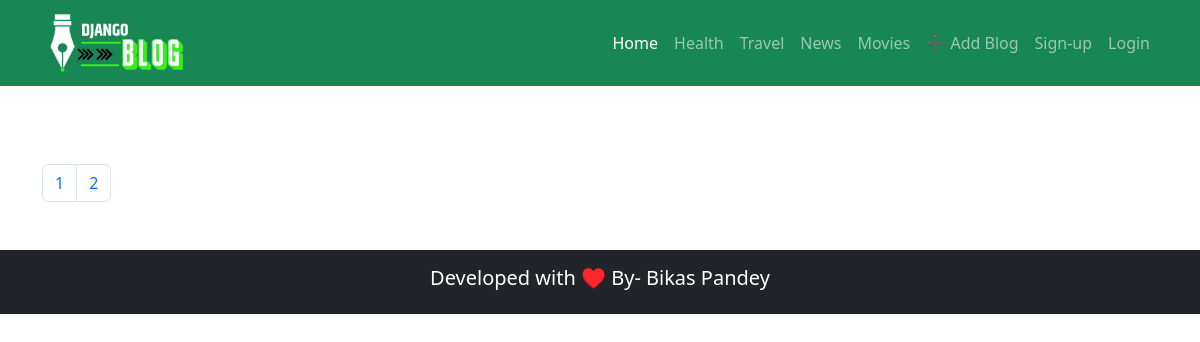
The page /movies on the database as committed earlier.
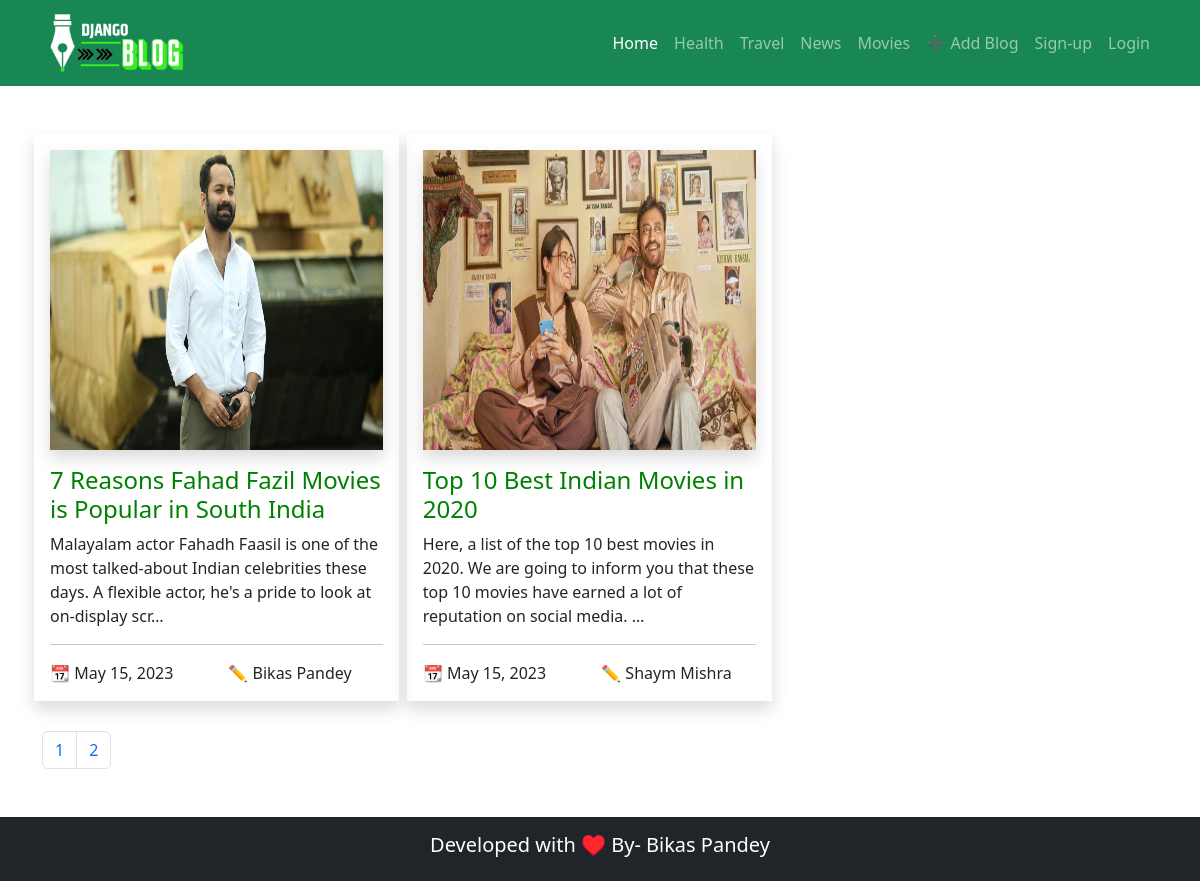
The same page on the database as committed later.
### home/models.py (models this page shows, shortened)
class Blog(models.Model):
    title= models.CharField(max_length=100, null=True)
    slug = models.SlugField(max_length=100, unique=True, null=True)
    image= models.ImageField(upload_to='media', null=True)
    desc = models.TextField(null=True)
    author= models.CharField(max_length=100, null=True)
    author_pic = models.ImageField(upload_to='media', null=True)
    author_bio= models.TextField(null=True)
    category= models.ForeignKey(Category, on_delete=models.PROTECT, null=True)
    publish_date = models.DateField(auto_now=True, null=True)
    approved = models.BooleanField(null=True, default=False)

### pages/views.py (the view)
# urls.py: path('movies', views.movies, name='movies')
def movies(request):
    movie_blog = Blog.objects.filter(category_id=4)
    pagination = Paginator(movie_blog, 6)
    page_number = request.GET.get('page')
    movie_blog= pagination.get_page(page_number)
    return render(request, 'movies.html', {'movie_blog': movie_blog})

### templates/movies.html (shortened to what this page needs)
{% extends 'base.html' %}
{% block content %}
<div class="container mt-5 mb-5">
    <div class="row" style="margin-bottom: 30px;">
        {% for movie in movie_blog %}
        <div class="col-md-4 shadow p-3 mx-1"  style="width: 32%;">
            <img class="shadow" src="{{movie.image.url}}" style="width: 100%; height: 300px;">
            <a href="{% url 'blog-detail' movie.slug %}" style="text-decoration:none; color:green;"><h4 class="mt-3">{{movie.title}}</h4></a>
            <p>{{movie.desc |truncatechars:150}}
                <hr>
                <div class="row">
                    <div class="col-md-6">
                        📆 {{movie.publish_date}}
                    </div>
                    <div class="col-md-6">
                        ✏️ {{movie.author}}
                    </div>
                </div>
        </div>
        {% endfor %}
    </div>
    <nav aria-label="Page navigation example">
        <ul class="pagination">
          <li class="page-item"><a class="page-link" href="?page=1">1</a></li>
          <li class="page-item"><a class="page-link" href="?page=2">2</a></li>
        </ul>
      </nav>
</div>
{% endblock content %}

Rows that differ between the two databases and show on the page:
added Blog: image (picture), title "7 Reasons Fahad Fazil Movies is Popular in South India", desc "Malayalam actor Fahadh Faasil is one of the most talked-about Indian celebrities these days. A flexible actor, he's a pride to look at on-display scr…", publish_date "May 15, 2023", author "Bikas Pandey"
added Blog: image (picture), title "Top 10 Best Indian Movies in 2020", desc "Here, a list of the top 10 best movies in 2020. We are going to inform you that these top 10 movies have earned a lot of reputation on social media. …", publish_date "May 15, 2023", author "Shaym Mishra"
